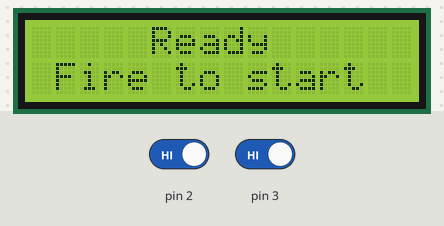
The sketch below on a simulated Arduino Uno, built with avr-gcc and run on an emulated ATmega328P. Parts: 16×2 character LCD. The inputs (shaded band) are chosen by the test bench; at power-on: pin 2 HIGH, pin 3 HIGH. What the sketch prints to the serial monitor is not drawn.

Above: at 1.3 s.
1.4 s: pin 2 driven LOW
At 3.4 s:
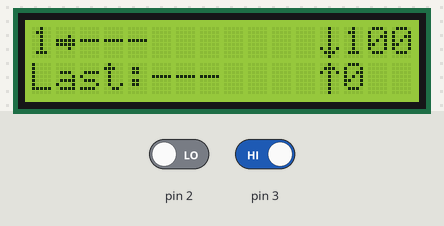
3.7 s: pin 3 driven LOW
At 5.4 s:
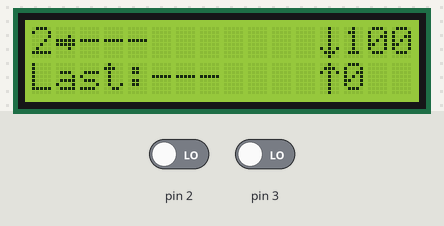
Timing chart, 0 to 6.9 s (numbered marks = the images above; inputs shaded):
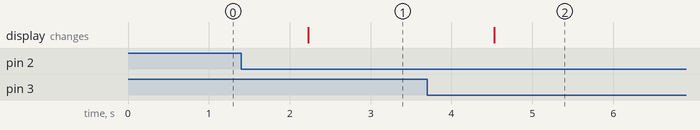

The sketch:

Chronograph_v2.ino
```cpp
#include <Wire.h>
#include <LiquidCrystal_I2C.h>


LiquidCrystal_I2C lcd(0x27, 16, 2); // set the LCD address to 0x27 for a 16 chars and 2 line display

unsigned int data = 0;
unsigned int prevData = 0;
unsigned int minValue = 1000;
unsigned int maxValue = 0;
unsigned int array[2];
unsigned int count = 0;

volatile unsigned long int time1 = 0;
volatile unsigned long int time2 = 0;

byte arrow_right[8] =
{
  B00000,
  B00000,
  B00010,
  B11111,
  B11111,
  B00010,
  B00000,
  B00000,
};

byte arrow_up[8] =
{
  B00100,
  B01110,
  B10101,
  B00100,
  B00100,
  B00100,
  B00100,
  B00100,
};

byte arrow_down[8] =
{
  B00100,
  B00100,
  B00100,
  B00100,
  B00100,
  B10101,
  B01110,
  B00100,
};


void setup() {
  lcd.init();                     // инициализация LCD
  lcd.backlight();                // включаем подсветку
  lcd.clear();                    // очистка дисплея
  lcd.createChar(0, arrow_right);
  lcd.createChar(1, arrow_up);
  lcd.createChar(2, arrow_down);


  Serial.begin(9600);

  lcd.setCursor(5, 0);
  lcd.print("Ready");
  lcd.setCursor(1, 1);
  lcd.print("Fire to start");


  attachInterrupt(1, sensor_1, FALLING);
  attachInterrupt(0, sensor_2, FALLING);
}

void loop()
{
  while ( time1 == 0 && time2 == 0 ) ;
  delay(800);

  if ( time1 != 0 && time2 != 0 && time2 > time1 )
  {
    data = 0.1 / ((time2 - time1) / 1000000.0); // v = s / t
  }
  else
  {
    data = 0;
  }
  count++;

  Serial.print("data: ");
  Serial.println(data);

  lcd.clear();
  lcd.setCursor(0, 0);
  //  lcd.print("Speed:");
  if (data != 0)
  {
    if (data < minValue)
      minValue = data;
    if (data > maxValue)
      maxValue = data;
  }

  lcd.setCursor(12, 0);
  lcd.write(byte(2));
  lcd.print(minValue);
  lcd.setCursor(12, 1);
  lcd.write(byte(1));
  lcd.print(maxValue);

  lcd.setCursor(0, 0);
  lcd.print(count);
  lcd.write(byte(0));
  if (data == 0)
    lcd.print("---");
  else
  {
    lcd.print(data);
    lcd.print(" m/s");
  }

  lcd.setCursor(0, 1);
  lcd.print("Last:");
  if (prevData == 0)
    lcd.print("---");
  else
  {
    lcd.print(prevData);
    lcd.print("");
  }

  prevData = data;
  time1 = 0;
  time2 = 0;
}

void sensor_1()
{
  if ( time1 == 0 )
  {
    time1 = micros();
    //    Serial.print("time1: ");
    //    Serial.println(time1);
  }
}

void sensor_2()
{
  if ( time2 == 0 )
  {
    time2 = micros();
    //    Serial.print("time2: ");
    //    Serial.println(time2);
  }
}
```

Measured:
- after the input at 1.4 s, the display: changes after 0.83 s (image 1)
- after the input at 3.7 s, the display: changes after 0.83 s (image 2)
